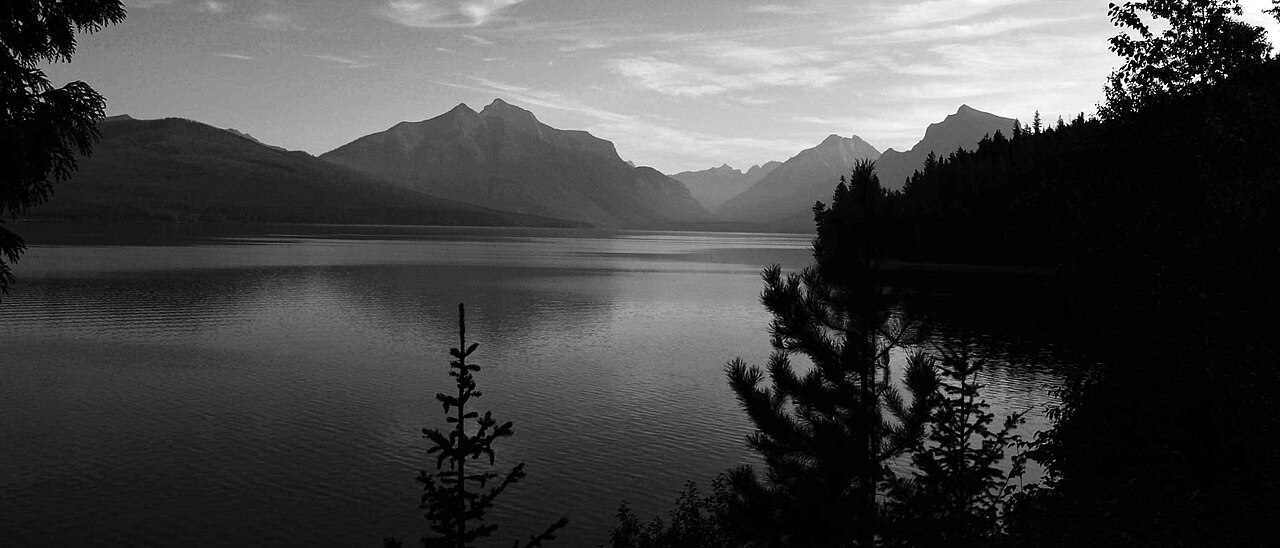
#> input picture tests/fixtures/color_correction/d60_03r/real_mountain_lake_landscape.jpg, 1280 x 548 px
$ python -i v035_quality_core.py   (imports and definitions only)   (older library calls are emulated)
#> lines starting #> are read from the running program, lines starting #| are printed output that depends on the picture; after the words box and inside, x2 and y2 are one past the last pixel; in counts of white or black regions, pixels touching at a corner belong together
### engine/algorithms/highlight_protection.py
from __future__ import annotations

import cv2
import numpy as np

from engine.analysis.edge_classifier import highlight_mask, normalized_mask


def build_highlight_protection_mask(image: np.ndarray) -> np.ndarray:
    return highlight_mask(image)


def protect_highlights(reference: np.ndarray, processed: np.ndarray, strength: float = 0.86) -> np.ndarray:
    """Blend bright reflective areas back toward the reference to prevent false detail."""
    strength = float(np.clip(strength, 0.0, 1.0))
    ref = reference
    if ref.shape[:2] != processed.shape[:2]:
        ref = cv2.resize(ref, (processed.shape[1], processed.shape[0]), interpolation=cv2.INTER_CUBIC)
    mask = build_highlight_protection_mask(ref)
    mask_f = normalized_mask(mask)[:, :, None] * strength
    result = processed.astype("float32") * (1.0 - mask_f) + ref.astype("float32") * mask_f
    return np.clip(result, 0, 255).astype("uint8")


def compress_clipped_highlights(image: np.ndarray, amount: float = 0.18) -> np.ndarray:
    """Gently reduce only clipped luminance while preserving original color intent."""
    amount = float(np.clip(amount, 0.0, 0.5))
    if amount <= 0:
        return image
    lab = cv2.cvtColor(image, cv2.COLOR_BGR2LAB).astype("float32")
    l = lab[:, :, 0]
    over = l > 238
    if np.any(over):
        l[over] = 238 + (l[over] - 238) * (1.0 - amount)
    lab[:, :, 0] = np.clip(l, 0, 255)
    return cv2.cvtColor(lab.astype("uint8"), cv2.COLOR_LAB2BGR)

### engine/analysis/edge_classifier.py
from __future__ import annotations

import cv2
import numpy as np


def _safe_uint8_mask(mask: np.ndarray) -> np.ndarray:
    return np.where(mask > 0, 255, 0).astype("uint8")


def highlight_mask(image: np.ndarray, value_threshold: int = 224) -> np.ndarray:
    """Detect bright reflection regions that should not be sharpened."""
    hsv = cv2.cvtColor(image, cv2.COLOR_BGR2HSV)
    gray = cv2.cvtColor(image, cv2.COLOR_BGR2GRAY)
    value = hsv[:, :, 2]
    saturation = hsv[:, :, 1]
    grad_x = cv2.Sobel(gray, cv2.CV_32F, 1, 0, ksize=3)
    grad_y = cv2.Sobel(gray, cv2.CV_32F, 0, 1, ksize=3)
    gradient = cv2.magnitude(grad_x, grad_y)
    bright = (value >= value_threshold) & (saturation >= 36)
    clipped = value >= 248
    reflective = (value >= 244) & (saturation <= 48) & (gradient <= 3.5)
    mask = _safe_uint8_mask(bright | clipped | reflective)
    kernel = cv2.getStructuringElement(cv2.MORPH_ELLIPSE, (5, 5))
    mask = cv2.morphologyEx(mask, cv2.MORPH_CLOSE, kernel, iterations=1)
    return cv2.dilate(mask, kernel, iterations=1)


def compression_block_mask(image: np.ndarray) -> np.ndarray:
    """Estimate JPEG/block artifacts using grid discontinuity and flat areas."""
    gray = cv2.cvtColor(image, cv2.COLOR_BGR2GRAY)
    height, width = gray.shape[:2]
    gx = cv2.absdiff(gray[:, 1:], gray[:, :-1])
    gy = cv2.absdiff(gray[1:, :], gray[:-1, :])
    grid = np.zeros_like(gray, dtype="uint8")
    if width > 16:
        vertical = np.zeros_like(gray, dtype="uint8")
        vertical[:, 8::8] = 255
        jumps = np.zeros_like(gray, dtype="uint8")
        jumps[:, 1:] = gx
        grid = cv2.max(grid, cv2.bitwise_and(vertical, _safe_uint8_mask(jumps > 8)))
    if height > 16:
        horizontal = np.zeros_like(gray, dtype="uint8")
        horizontal[8::8, :] = 255
        jumps = np.zeros_like(gray, dtype="uint8")
        jumps[1:, :] = gy
        grid = cv2.max(grid, cv2.bitwise_and(horizontal, _safe_uint8_mask(jumps > 8)))
    flat = cv2.Laplacian(gray, cv2.CV_32F)
    flat_mask = _safe_uint8_mask(np.abs(flat) < 4.5)
    grid = cv2.dilate(grid, cv2.getStructuringElement(cv2.MORPH_RECT, (3, 3)), iterations=1)
    return cv2.bitwise_and(grid, flat_mask)


def true_edge_mask(image: np.ndarray, exclude_highlights: bool = True) -> np.ndarray:
    """Classify stable structural edges and reject noise, blocks and highlights."""
    gray = cv2.cvtColor(image, cv2.COLOR_BGR2GRAY)
    gray = cv2.GaussianBlur(gray, (0, 0), 0.6)
    median = float(np.median(gray))
    lower = int(max(18, 0.58 * median))
    upper = int(min(210, max(lower + 24, 1.28 * median)))
    edges = cv2.Canny(gray, lower, upper, L2gradient=True)

    grad_x = cv2.Sobel(gray, cv2.CV_32F, 1, 0, ksize=3)
    grad_y = cv2.Sobel(gray, cv2.CV_32F, 0, 1, ksize=3)
    magnitude = cv2.magnitude(grad_x, grad_y)
    stable = _safe_uint8_mask(magnitude > max(10.0, float(np.percentile(magnitude, 72))))
    mask = cv2.bitwise_and(edges, stable)

    # Favor coherent lines and contours over isolated speckles.
    line_h = cv2.morphologyEx(mask, cv2.MORPH_CLOSE, cv2.getStructuringElement(cv2.MORPH_RECT, (5, 1)))
    line_v = cv2.morphologyEx(mask, cv2.MORPH_CLOSE, cv2.getStructuringElement(cv2.MORPH_RECT, (1, 5)))
    mask = cv2.max(mask, cv2.max(line_h, line_v))

    noise = _safe_uint8_mask(magnitude > np.percentile(magnitude, 98.8))
    block = compression_block_mask(image)
    reject = cv2.dilate(cv2.max(noise, block), cv2.getStructuringElement(cv2.MORPH_RECT, (3, 3)), iterations=1)
    if exclude_highlights:
        reject = cv2.max(reject, highlight_mask(image))
    mask = cv2.bitwise_and(mask, cv2.bitwise_not(reject))

    num_labels, labels, stats, _ = cv2.connectedComponentsWithStats(mask, 8)
    filtered = np.zeros_like(mask)
    for label in range(1, num_labels):
        area = int(stats[label, cv2.CC_STAT_AREA])
        width = int(stats[label, cv2.CC_STAT_WIDTH])
        height = int(stats[label, cv2.CC_STAT_HEIGHT])
        if area >= 8 and max(width, height) >= 5:
            filtered[labels == label] = 255
    return cv2.GaussianBlur(filtered, (0, 0), 0.55)


def normalized_mask(mask: np.ndarray) -> np.ndarray:
    if mask.ndim == 3:
        mask = mask[:, :, 0]
    return np.clip(mask.astype("float32") / 255.0, 0.0, 1.0)

### engine/algorithms/text_clarity.py
from __future__ import annotations

import cv2
import numpy as np

from engine.analysis.edge_classifier import highlight_mask


def detect_text_like_regions(image):
    """Detect dense stroke-like regions without using OCR."""
    gray = cv2.cvtColor(image, cv2.COLOR_BGR2GRAY)
    grad_x = cv2.Sobel(gray, cv2.CV_32F, 1, 0, ksize=3)
    grad_y = cv2.Sobel(gray, cv2.CV_32F, 0, 1, ksize=3)
    magnitude = cv2.magnitude(grad_x, grad_y)
    mag_u8 = cv2.normalize(magnitude, None, 0, 255, cv2.NORM_MINMAX).astype("uint8")

    adaptive = cv2.adaptiveThreshold(gray, 255, cv2.ADAPTIVE_THRESH_MEAN_C, cv2.THRESH_BINARY_INV, 17, 8)
    _, edge_binary = cv2.threshold(mag_u8, max(28, int(np.percentile(mag_u8, 72))), 255, cv2.THRESH_BINARY)
    micro_kernel = cv2.getStructuringElement(cv2.MORPH_RECT, (3, 3))
    blackhat = cv2.morphologyEx(gray, cv2.MORPH_BLACKHAT, micro_kernel)
    tophat = cv2.morphologyEx(gray, cv2.MORPH_TOPHAT, micro_kernel)
    micro_contrast = cv2.max(blackhat, tophat)
    _, micro_binary = cv2.threshold(
        micro_contrast,
        max(5, int(np.percentile(micro_contrast, 84))),
        255,
        cv2.THRESH_BINARY,
    )
    stroke = cv2.bitwise_or(cv2.bitwise_or(adaptive, edge_binary), micro_binary)

    horizontal = cv2.morphologyEx(stroke, cv2.MORPH_CLOSE, cv2.getStructuringElement(cv2.MORPH_RECT, (7, 2)), iterations=1)
    vertical = cv2.morphologyEx(stroke, cv2.MORPH_CLOSE, cv2.getStructuringElement(cv2.MORPH_RECT, (2, 7)), iterations=1)
    connected = cv2.bitwise_or(horizontal, vertical)
    density = cv2.blur(connected, (11, 5))
    _, dense = cv2.threshold(density, 34, 255, cv2.THRESH_BINARY)

    num_labels, labels, stats, _ = cv2.connectedComponentsWithStats(dense, 8)
    filtered = np.zeros_like(dense)
    image_area = gray.shape[0] * gray.shape[1]
    for label in range(1, num_labels):
        x = int(stats[label, cv2.CC_STAT_LEFT])
        y = int(stats[label, cv2.CC_STAT_TOP])
        width = int(stats[label, cv2.CC_STAT_WIDTH])
        height = int(stats[label, cv2.CC_STAT_HEIGHT])
        area = int(stats[label, cv2.CC_STAT_AREA])
        if area < 10 or area > image_area * 0.22:
            continue
        aspect = width / max(height, 1)
        fill = area / max(width * height, 1)
        looks_like_line = 0.12 <= fill <= 0.82 and (aspect >= 1.4 or height <= 42 or width <= 42)
        if looks_like_line:
            filtered[y : y + height, x : x + width] = 255

    fallback = cv2.morphologyEx(stroke, cv2.MORPH_CLOSE, cv2.getStructuringElement(cv2.MORPH_RECT, (3, 2)), iterations=1)
    num_labels, labels, stats, _ = cv2.connectedComponentsWithStats(fallback, 8)
    for label in range(1, num_labels):
        x = int(stats[label, cv2.CC_STAT_LEFT])
        y = int(stats[label, cv2.CC_STAT_TOP])
        width = int(stats[label, cv2.CC_STAT_WIDTH])
        height = int(stats[label, cv2.CC_STAT_HEIGHT])
        area = int(stats[label, cv2.CC_STAT_AREA])
        if area < 3 or area > image_area * 0.08:
            continue
        fill = area / max(width * height, 1)
        small_stroke = (
            2 <= height <= max(72, gray.shape[0] // 3)
            and 2 <= width <= max(180, gray.shape[1] // 2)
            and 0.04 <= fill <= 0.86
        )
        if small_stroke:
            filtered[y : y + height, x : x + width] = 255

    protected = cv2.bitwise_not(highlight_mask(image, value_threshold=218))
    filtered = cv2.bitwise_and(filtered, protected)
    filtered = cv2.morphologyEx(filtered, cv2.MORPH_OPEN, cv2.getStructuringElement(cv2.MORPH_RECT, (2, 2)))
    if float(np.mean(filtered > 0)) > 0.42:
        filtered = cv2.bitwise_and(filtered, edge_binary)
    return cv2.GaussianBlur(filtered, (0, 0), 0.75).astype("float32") / 255.0


def enhance_text_regions(image, strength: float = 0.42):
    """Improve small-text legibility locally while preserving text color."""
    strength = float(np.clip(strength, 0.0, 0.82))
    mask = detect_text_like_regions(image)[:, :, None]
    if float(mask.max()) <= 0:
        return image

    lab = cv2.cvtColor(image, cv2.COLOR_BGR2LAB).astype("float32")
    l = lab[:, :, 0]
    blur = cv2.GaussianBlur(l, (0, 0), 0.62)
    detail = l - blur
    detail = np.sign(detail) * np.minimum(np.maximum(np.abs(detail) - 0.55, 0.0), 10.5)
    local_mean = cv2.blur(l, (9, 9))
    contrast = (l - local_mean) * 0.12
    polarity = np.sign(l - local_mean) * np.minimum(np.abs(l - local_mean) * 0.045, 2.0)
    enhanced_l = l + detail * strength + contrast * strength + polarity * strength
    blend = mask[:, :, 0] * 0.68
    lab[:, :, 0] = l * (1.0 - blend) + enhanced_l * blend
    return cv2.cvtColor(np.clip(lab, 0, 255).astype("uint8"), cv2.COLOR_LAB2BGR)

### engine/algorithms/color_fidelity.py
import cv2
import numpy as np


# [10 lines left out: function preserve_original_color, not called in this run]


def lock_color_to_reference(reference, processed, chroma_strength: float = 0.96, luma_strength: float = 0.18):
    """Keep output close to the original color without flattening enhanced luminance details."""
    chroma_strength = float(np.clip(chroma_strength, 0.0, 1.0))
    luma_strength = float(np.clip(luma_strength, 0.0, 1.0))
    ref = reference
    if ref.shape[:2] != processed.shape[:2]:
        ref = cv2.resize(ref, (processed.shape[1], processed.shape[0]), interpolation=cv2.INTER_CUBIC)

    ref_lab = cv2.cvtColor(ref, cv2.COLOR_BGR2LAB).astype("float32")
    out_lab = cv2.cvtColor(processed, cv2.COLOR_BGR2LAB).astype("float32")

    for channel in (1, 2):
        ref_mean, ref_std = cv2.meanStdDev(ref_lab[:, :, channel])
        out_mean, out_std = cv2.meanStdDev(out_lab[:, :, channel])
        ref_mean = float(ref_mean[0][0])
        ref_std = max(float(ref_std[0][0]), 1.0)
        out_mean = float(out_mean[0][0])
        out_std = max(float(out_std[0][0]), 1.0)
        matched = (out_lab[:, :, channel] - out_mean) * (ref_std / out_std) + ref_mean
        out_lab[:, :, channel] = out_lab[:, :, channel] * (1.0 - chroma_strength) + matched * chroma_strength

    ref_l = ref_lab[:, :, 0]
    out_l = out_lab[:, :, 0]
    ref_mean = float(ref_l.mean())
    out_mean = float(out_l.mean())
    out_l = out_l + (ref_mean - out_mean) * luma_strength
    out_lab[:, :, 0] = np.clip(out_l, 0, 255)
    return cv2.cvtColor(np.clip(out_lab, 0, 255).astype("uint8"), cv2.COLOR_LAB2BGR)

### engine/algorithms/edge_safe_enhance.py
from __future__ import annotations

import cv2
import numpy as np

from engine.analysis.edge_classifier import normalized_mask, true_edge_mask


def enhance_true_edges(image: np.ndarray, strength: float = 0.26, mask: np.ndarray | None = None) -> np.ndarray:
    """Enhance stable edges only; avoid random noise and reflective highlights."""
    strength = float(np.clip(strength, 0.0, 0.8))
    if strength <= 0:
        return image
    edge_mask = true_edge_mask(image) if mask is None else mask
    mask_f = normalized_mask(edge_mask)[:, :, None]

    lab = cv2.cvtColor(image, cv2.COLOR_BGR2LAB).astype("float32")
    l = lab[:, :, 0]
    base = cv2.GaussianBlur(l, (0, 0), 0.9)
    detail = l - base
    # Soft threshold prevents flat noise from being lifted.
    detail = np.sign(detail) * np.maximum(np.abs(detail) - 1.5, 0.0)
    l_enhanced = l + detail * strength
    lab[:, :, 0] = l * (1.0 - mask_f[:, :, 0]) + l_enhanced * mask_f[:, :, 0]
    return cv2.cvtColor(np.clip(lab, 0, 255).astype("uint8"), cv2.COLOR_LAB2BGR)

### backend/v035_quality_core.py
from __future__ import annotations

import hashlib
import json
import time
from pathlib import Path
from typing import Any

import cv2
import numpy as np

from engine.algorithms.color_fidelity import lock_color_to_reference
from engine.algorithms.edge_safe_enhance import enhance_true_edges
from engine.algorithms.highlight_protection import compress_clipped_highlights, protect_highlights
from engine.algorithms.text_clarity import enhance_text_regions
from engine.io import read_image
from runtime.logger import logs_dir


TARGET_LONG_EDGE = 1920
TARGET_16_9 = (1920, 1080)


# [6 lines left out: function sha256_file, not called in this run]


def build_v035_output_path(source: Path, output_dir: Path, output_format: str) -> Path:
    suffix = output_format.lower().lstrip(".")
    return output_dir / f"{source.stem}_vmp_v035_1080p.{suffix}"


def target_1080p_size(width: int, height: int) -> tuple[int, int]:
    if width <= 0 or height <= 0:
        return TARGET_16_9
    aspect = width / max(height, 1)
    if abs(aspect - (16 / 9)) <= 0.025:
        return TARGET_16_9
    scale = TARGET_LONG_EDGE / max(width, height)
    return max(1, int(round(width * scale))), max(1, int(round(height * scale)))


def _resize_to_1080p(image: np.ndarray) -> np.ndarray:
    height, width = image.shape[:2]
    target_width, target_height = target_1080p_size(width, height)
    interpolation = cv2.INTER_LANCZOS4 if target_width >= width or target_height >= height else cv2.INTER_AREA
    return cv2.resize(image, (target_width, target_height), interpolation=interpolation)


def _mid_frequency_detail(image: np.ndarray, strength: float = 0.16) -> np.ndarray:
    lab = cv2.cvtColor(image, cv2.COLOR_BGR2LAB).astype("float32")
    luma = lab[:, :, 0]
    base = cv2.GaussianBlur(luma, (0, 0), 1.15)
    detail = luma - base
    detail = np.sign(detail) * np.minimum(np.maximum(np.abs(detail) - 0.9, 0.0), 9.0)
    lab[:, :, 0] = np.clip(luma + detail * strength, 0, 255)
    return cv2.cvtColor(lab.astype("uint8"), cv2.COLOR_LAB2BGR)


def _light_clean(image: np.ndarray) -> np.ndarray:
    cleaned = cv2.bilateralFilter(image, 3, 10, 10)
    return cv2.fastNlMeansDenoisingColored(cleaned, None, 1.8, 1.8, 7, 15)


def enhance_1080p_fidelity(image: np.ndarray, mode: str = "fidelity") -> np.ndarray:
    reference = _resize_to_1080p(image)
    result = compress_clipped_highlights(reference, amount=0.045)
    result = _light_clean(result)
    result = _mid_frequency_detail(result, strength=0.18 if mode == "sharp_4k" else 0.14)
    result = enhance_true_edges(result, strength=0.18 if mode != "ai_image_clean" else 0.12)
    text_strength = 0.28 if mode in {"text_safe", "sharp_4k"} else 0.18
    result = enhance_text_regions(result, strength=text_strength)
    result = protect_highlights(reference, result, strength=0.92)
    return lock_color_to_reference(reference, result, chroma_strength=0.985, luma_strength=0.045)


# [124 lines left out: functions encode_image, pixel_diff_score, write_debug_log, process_v035_1080p, not called in this run]

>>> import cv2
>>> picture = cv2.imread('../tests/fixtures/color_correction/d60_03r/real_mountain_lake_landscape.jpg')
#> picture is the input picture: shape (548, 1280, 3); min 0, max 255, mean 69.2
>>> result = enhance_1080p_fidelity(picture)
#> in compress_clipped_highlights, `lab = cv2.cvtColor(image, cv2.COLOR_BGR2LAB).astype("float32")`:
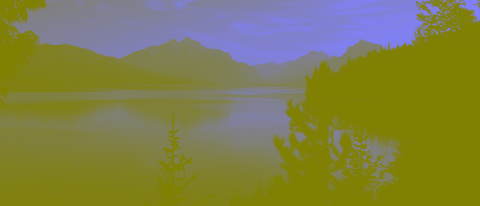
#> lab: shape (822, 1920, 3) float32 (shown at 1/4 size); mean B, G, R 71.4, 128, 128
#> in compress_clipped_highlights, `over = l > 238`:
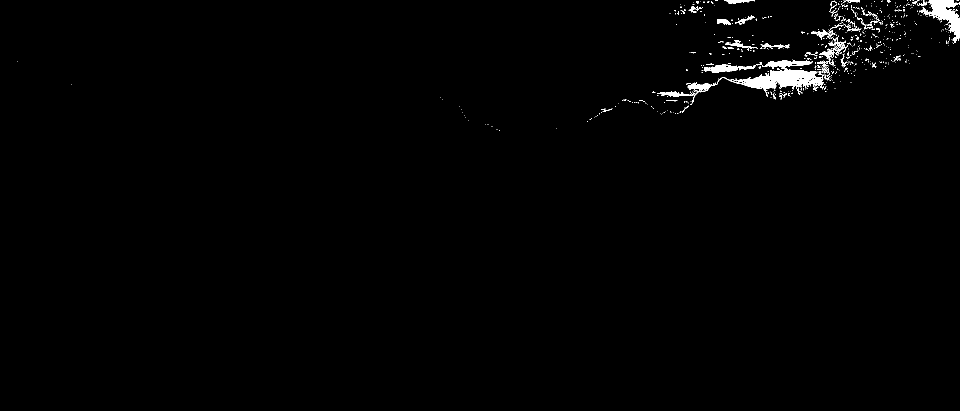
#> over: shape (822, 1920) bool (shown at 1/2 size); 0.98% white; 560 white regions (502 under 20 px), largest, box (x1, y1, x2, y2) and area: (1375, 120, 1649, 210) 5586, (1838, 0, 1920, 88) 2584, (1407, 125, 1524, 145) 946
#> in _mid_frequency_detail, `detail = np.sign(detail) * np.minimum(np.maximum(np.abs(detail) - 0.9,..`:
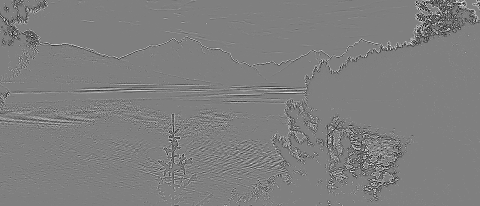
#> detail: shape (822, 1920) float32 (shown at 1/4 size); min -9, max 9, mean -0.0495; drawn with min black and max white
#> in true_edge_mask, `median = float(np.median(gray))`: median = 46
#> in true_edge_mask, `lower = int(max(18, 0.58 * median))`: lower = 26
#> in true_edge_mask, `upper = int(min(210, max(lower + 24, 1.28 * median)))`: upper = 58
#> in compression_block_mask, `grid = cv2.max(grid, cv2.bitwise_and(vertical, _safe_uint8_mask(jumps ..`:
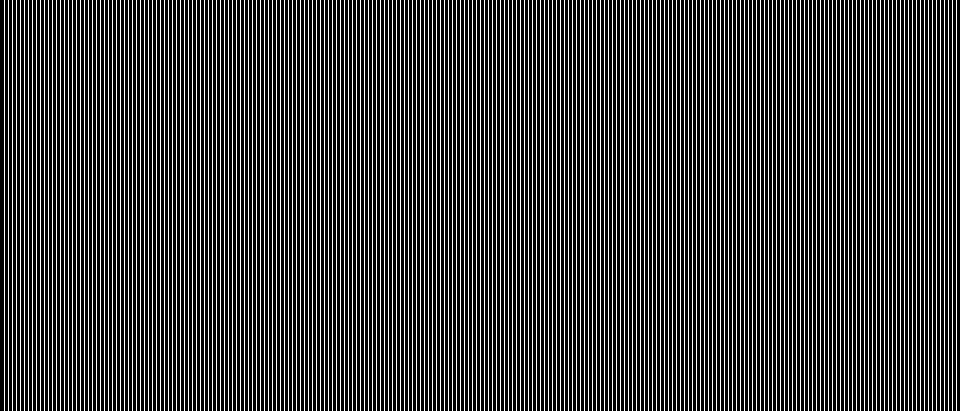
#> vertical: shape (822, 1920) (shown at 1/2 size); 12.4% white in thin lines or dots
#> in compression_block_mask, `grid = cv2.max(grid, cv2.bitwise_and(horizontal, _safe_uint8_mask(jump..`:
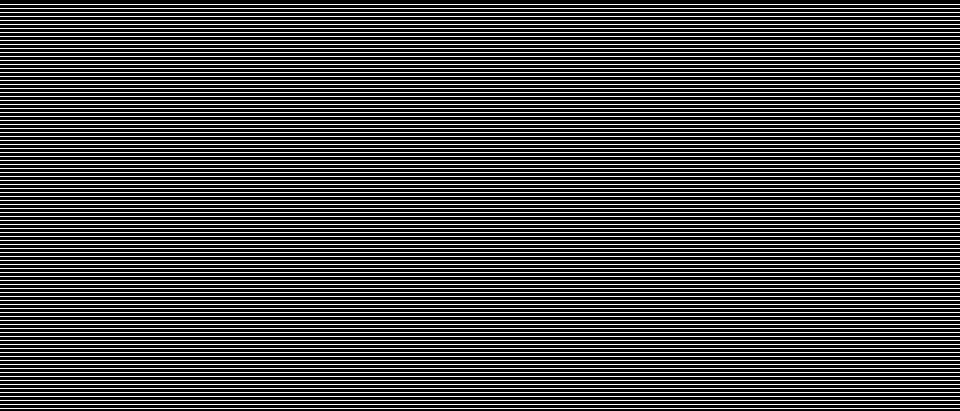
#> horizontal: shape (822, 1920) (shown at 1/2 size); 12.4% white in thin lines or dots
#> in _safe_uint8_mask (call 5), `return np.where(mask > 0, 255, 0).astype("uint8")`:
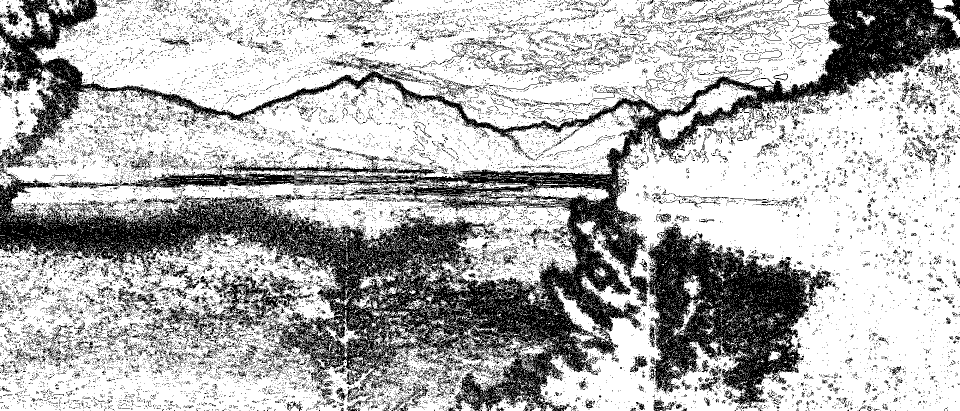
#> returned value: shape (822, 1920) (shown at 1/2 size); 69.7% white; 22477 black regions (21437 under 20 px), largest, box (x1, y1, x2, y2) and area: (0, 0, 1920, 822) 345991, (288, 542, 627, 686) 9417, (235, 573, 318, 613) 952
#> in highlight_mask, `saturation = hsv[:, :, 1]`:
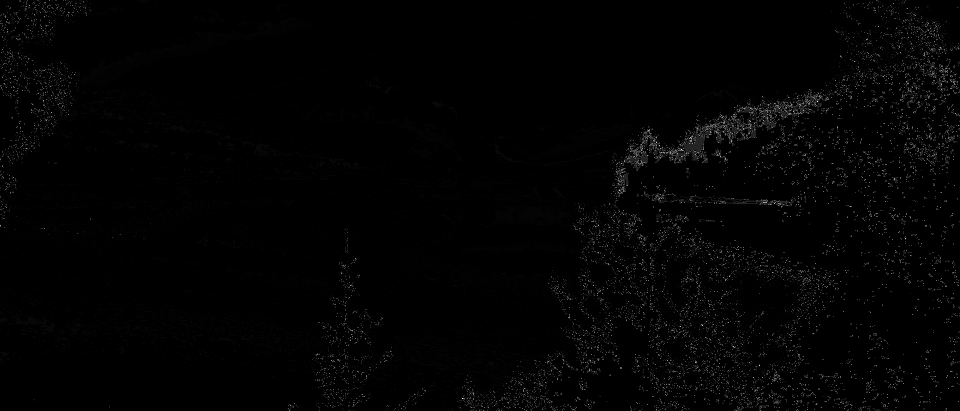
#> saturation: shape (822, 1920) (shown at 1/2 size); min 0, max 255, mean 2.7
#> in true_edge_mask, `num_labels, labels, stats, _ = cv2.connectedComponentsWithStats(mask, 8)`: num_labels = 1745; stats = 1745 rows, first 6: [0, 0, 1920, 822, 1422830], [45, 0, 1, 4, 4], [49, 0, 9, 11, 57], [58, 0, 3, 1, 3], [90, 0, 4, 7, 17], [142, 0, 1, 1, 1]
#> the loop in true_edge_mask, `for label in range(1, num_labels):` made 1744 passes
#> (area, width, height) on passes 2, 8, 9: (57, 9, 11), (127, 31, 15), (33, 17, 6)
#> in detect_text_like_regions, `num_labels, labels, stats, _ = cv2.connectedComponentsWithStats(dense,..`: num_labels = 444; stats = 444 rows, first 6: [0, 0, 1920, 822, 1020707], [0, 0, 1920, 822, 484480], [317, 0, 18, 5, 75], [586, 0, 18, 5, 76], [607, 0, 28, 8, 181], [685, 0, 45, 8, 236]
#> the loop in detect_text_like_regions, `for label in range(1, num_labels):` made 443 passes
#> (x, y, width, height, area, aspect, fill, looks_like_line) on passes 2 to 4: (317, 0, 18, 5, 75, 3.6, 0.833, False), (586, 0, 18, 5, 76, 3.6, 0.844, False), (607, 0, 28, 8, 181, 3.5, 0.808, True)
